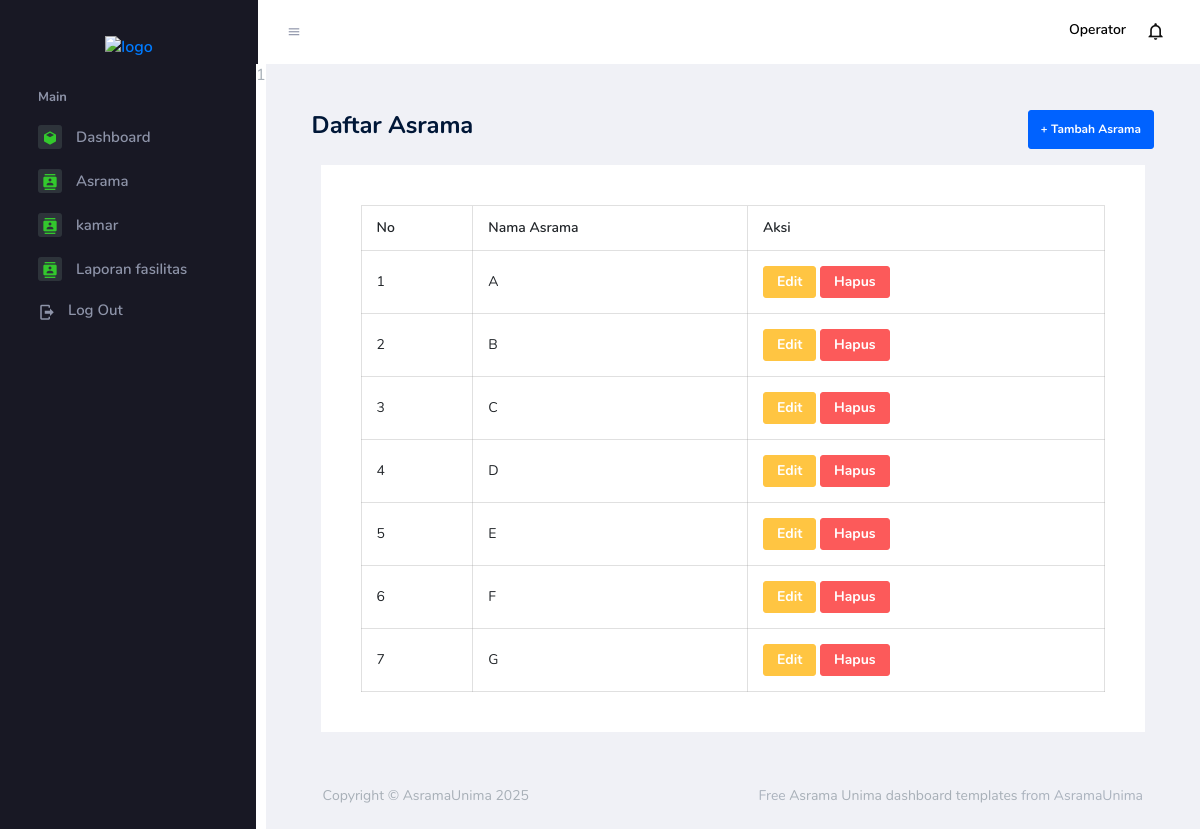
/admin/index.php?q=asrama, run on the app's committed database.
### tables this page shows
CREATE TABLE IF NOT EXISTS `asrama` (
  `id` int NOT NULL AUTO_INCREMENT,
  `nama` varchar(50) NOT NULL,
  `created_at` timestamp NULL DEFAULT CURRENT_TIMESTAMP,
  `kapasitas` varchar(50) DEFAULT NULL,
  PRIMARY KEY (`id`),
  UNIQUE KEY `nama` (`nama`)
);

### admin/pages/asrama/index.php (the view)
<?php
include '../conf/conf.php';
$result = $conn->query("SELECT * FROM asrama");
?>
<div class="main-panel">
    <div class="content-wrapper">
        <div class="d-flex justify-content-between align-items-center mb-3">
            <h2 class="text-dark font-weight-bold">Daftar Asrama</h2>
            <a href="?q=asrama-tambah" class="btn btn-primary">+ Tambah Asrama</a>
        </div>
        <div class="col-lg-12 grid-margin stretch-card">
            <div class="card">
                <div class="card-body">
                    <table class="table table-bordered">
                        <thead>
                            <tr>
                                <th>No</th>
                                <th>Nama Asrama</th>
                                <th>Aksi</th>
                            </tr>
                        </thead>
                        <tbody>
                            <?php
                                        $no = 1;
                                        while ($row = $result->fetch_assoc()) {
                                            echo "<tr>
                                                    <td>{$no}</td>
                                                    <td>{$row['nama']}</td>
                                                    <td>
                                                        <a href='?q=asrama-edit&id={$row['id']}' class='btn btn-warning btn-sm'>Edit</a>
                                                        <a href='?q=asrama-hapus&id={$row['id']}' class='btn btn-danger btn-sm' onclick='return confirm(\"Yakin ingin menghapus?\")'>Hapus</a>
                                                    </td>
                                                </tr>";
                                            $no++;
                                        }
                                        ?>
                        </tbody>
                    </table>
                </div>
            </div>
        </div>
    </div>
    <?php include 'partials/footer.php'; ?>
</div>

### data on the page
asrama: nama "A"
asrama: nama "B"
asrama: nama "C"
asrama: nama "D"
asrama: nama "E"
asrama: nama "F"
asrama: nama "G"

### other printed values
include 'partials/sidebar.php' "1"
